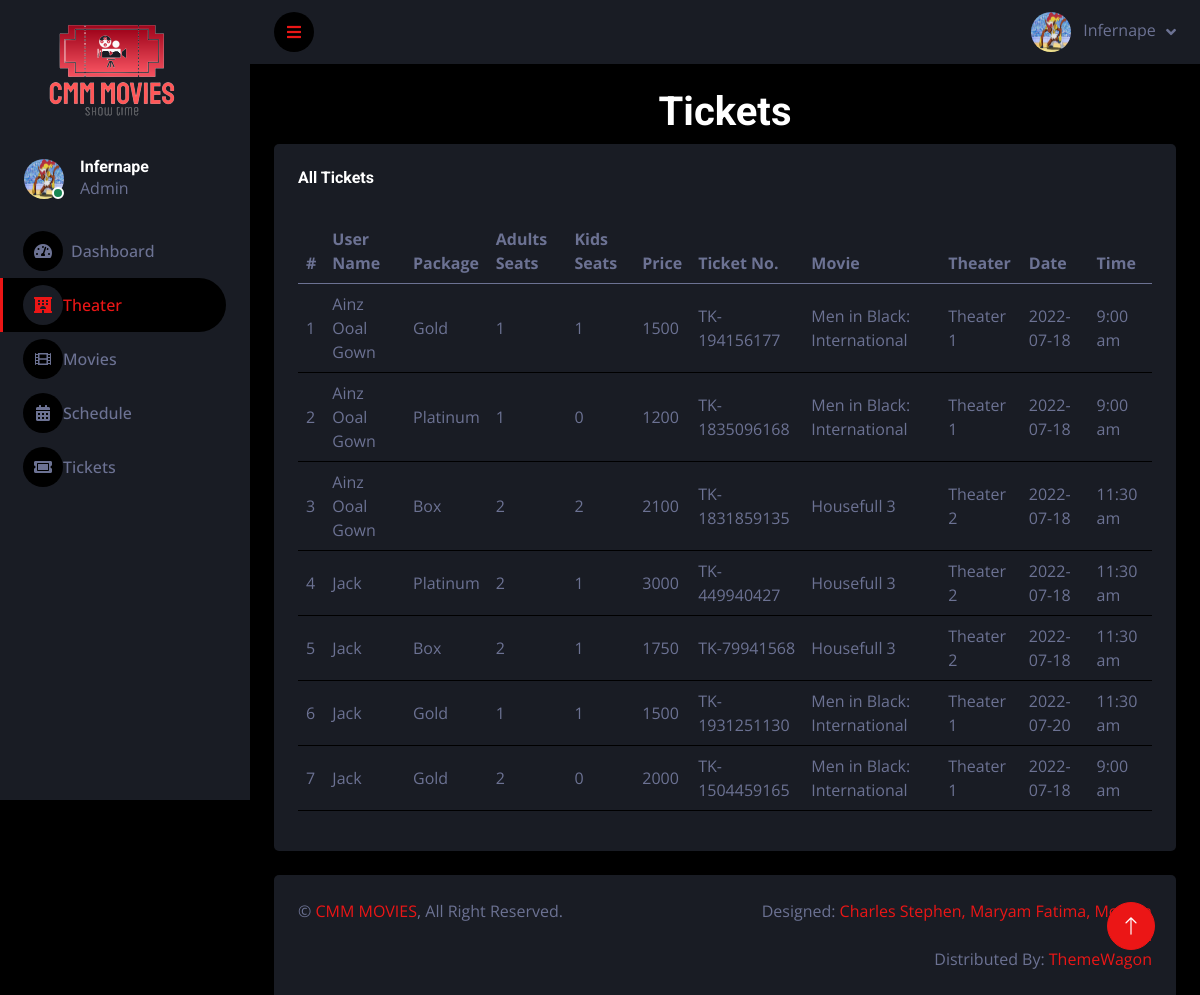
The page /admin/tickets.php (signed in) on the database its author committed.
### tables this page shows
CREATE TABLE `tickets` (
  `id` int(11) NOT NULL,
  `user_id` int(11) NOT NULL,
  `your_package` int(11) NOT NULL,
  `adult_seatNo` int(11) NOT NULL,
  `kids_seatNo` int(11) NOT NULL,
  `ticket_No` varchar(225) NOT NULL,
  `movie_sch2_Id` int(11) NOT NULL,
  `quantity` int(11) NOT NULL,
  `amount` int(11) NOT NULL
);

CREATE TABLE `users` (
  `id` int(11) NOT NULL,
  `profile` varchar(255) NOT NULL,
  `Name` varchar(255) NOT NULL,
  `Email` varchar(255) NOT NULL,
  `Pass` varchar(255) NOT NULL,
  `Phone` varchar(15) NOT NULL,
  `Credit_Card` varchar(25) NOT NULL,
  `user_type` int(11) NOT NULL
);

CREATE TABLE `seat_catgory` (
  `id` int(11) NOT NULL,
  `package` varchar(255) NOT NULL
);

CREATE TABLE `allmovies` (
  `id` int(11) NOT NULL,
  `movie_cover` varchar(255) NOT NULL,
  `movie_name` varchar(225) NOT NULL,
  `trailer` longtext NOT NULL,
  `movie_description` longtext NOT NULL,
  `genre` longtext NOT NULL,
  `country` varchar(255) NOT NULL,
  `cast` longtext NOT NULL
);

CREATE TABLE `theater` (
  `id` int(11) NOT NULL,
  `name` varchar(255) NOT NULL,
  `screen` varchar(255) NOT NULL,
  `seats` int(11) NOT NULL
);

CREATE TABLE `movie_sch2` (
  `id` int(11) NOT NULL,
  `movie_date` date NOT NULL,
  `movie_time_id` int(11) NOT NULL,
  `theater_id` int(11) NOT NULL,
  `movie_id` int(11) NOT NULL,
  `total_seats` int(11) NOT NULL,
  `available_seats` int(11) NOT NULL,
  `box_seats` int(11) NOT NULL,
  `gold_seats` int(11) NOT NULL,
  `platinum_seats` int(11) NOT NULL
);

CREATE TABLE `movie_time` (
  `id` int(11) NOT NULL,
  `time` varchar(255) NOT NULL
);

### admin/tickets.php (the view, shortened to what this page needs)
        <?php
    $db = mysqli_connect("localhost", "root", "", "my_movie");
        ?>
<!DOCTYPE html>
<html lang="en">
<head>
    <link href="https://cdnjs.cloudflare.com/ajax/libs/font-awesome/5.10.0/css/all.min.css" rel="stylesheet">
    <link href="https://cdn.jsdelivr.net/npm/bootstrap-icons@1.4.1/font/bootstrap-icons.css" rel="stylesheet">
    <link href="lib/owlcarousel/assets/owl.carousel.min.css" rel="stylesheet">
    <link href="lib/tempusdominus/css/tempusdominus-bootstrap-4.min.css" rel="stylesheet" />
    <link href="css/bootstrap.min.css" rel="stylesheet">
    <link href="css/style.css" rel="stylesheet">
</head>
<body>
    <div class="container-fluid position-relative d-flex p-0">
        <div class="sidebar pe-4 pb-3">
            <nav class="navbar bg-secondary navbar-dark">
                <a href="index.php" class="ms-auto me-auto navbar-brand mx-4 mb-3">
                    <h3 class="text-primary"><img src="./img/signage-removebg-preview.png" alt=""></h3>
                </a>
                <div class="d-flex align-items-center ms-4 mb-4">
                    <div class="position-relative">
                        <img class="rounded-circle" src="profile/<?php echo $_SESSION["profile"]; ?>" alt="" style="width: 40px; height: 40px;">
                        <div class="bg-success rounded-circle border border-2 border-white position-absolute end-0 bottom-0 p-1"></div>
                    </div>
                    <div class="ms-3">
                        <h6 class="mb-0"><?php echo $_SESSION["name"]; ?></h6>
                        <span>Admin</span>
                    </div>
                </div>
                <div class="navbar-nav w-100">
                    <a href="index.php" class="nav-item nav-link"><i class="fa fa-tachometer-alt me-2"></i>Dashboard</a>
                    <a href="theater.php" class="nav-item nav-link active"><i class="fas fa-hotel"></i>Theater</a>
                    <a href="movie.php" class="nav-item nav-link"><i class="fas fa-film"></i>Movies</a>
                    <a href="schedule.php" class="nav-item nav-link"><i class="fas fa-calendar-alt"></i>Schedule</a>
                    <a href="tickets.php" class="nav-item nav-link"><i class="fas fa-ticket-alt"></i>Tickets</a>
                </div>
            </nav>
        </div>
        <div class="content">
            <nav class="navbar navbar-expand bg-secondary navbar-dark sticky-top px-4 py-0">
                <a href="#" class="sidebar-toggler flex-shrink-0">
                    <i class="fa fa-bars"></i>
                </a>
                <div class="navbar-nav align-items-center ms-auto">
                    <div class="nav-item dropdown">
                        <a href="#" class="nav-link dropdown-toggle" data-bs-toggle="dropdown">
                            <img class="rounded-circle me-lg-2" src="profile/<?php echo $_SESSION["profile"]; ?>" alt="" style="width: 40px; height: 40px;">
                            <span class="d-none d-lg-inline-flex"><?php echo $_SESSION["name"]; ?></span>
                        </a>
                    </div>
                </div>
            </nav>
            <div class="container-fluid pt-4 px-4">
                <h1 class="text-center">Tickets</h1>
                <div class="row g-4">
                    <div class="col-12">
                        <div class="bg-secondary rounded h-100 p-4">
                            <div class="d-flex justify-content-between mb-4">
                                <h6>All Tickets</h6>
                            </div>
                            <div class="table-responsive">
                                <table class="table">
                                    <thead>
                                        <tr>
                                            <th class="col">#</th>
                                            <th scope="col">User Name</th>
                                            <th class="col">Package</th>
                                            <th class="col">Adults Seats</th>
                                            <th class="col">Kids Seats</th>
                                            <th class="col">Price</th>
                                            <th class="col">Ticket No.</th>
                                            <th class="col">Movie</th>
                                            <th class="col">Theater</th>
                                            <th class="col">Date</th>
                                            <th class="col">Time</th>
                                        </tr>
                                    </thead>
                                    <tbody>
                                        <?php
                                            $ticket_sel = "SELECT * FROM `tickets`";
                                            $result = mysqli_query($db, $ticket_sel);
                                            if(mysqli_num_rows($result)) {
                                                $i = 0;
                                                while($row = mysqli_fetch_array($result)) {
                                                    $i++;
                                        ?>
                                        <tr>
                                            <td class="align-middle" scope="row"><?php echo $i; ?></td>
                                            <?php
                                                $psel = "SELECT * FROM `users` WHERE `id` = $row[1]";
                                                $myresult = mysqli_query($db, $psel);
                                                while($pel_r = mysqli_fetch_array($myresult)) {
                                                    ?>
                                                    <td class="align-middle"><?php echo $pel_r[2]; ?></td>
                                                    <?php
                                                }
                                                $pgsel = "SELECT * FROM `seat_catgory` WHERE `id` = $row[2]";
                                                $pg_r = mysqli_query($db, $pgsel);
                                                while($pg_w = mysqli_fetch_array($pg_r)) {
                                                    ?>
                                                    <td class="align-middle"><?php echo $pg_w[1]; ?></td>
                                                    <?php
                                                }
                                            ?>
                                            <td class="align-middle"><?php echo $row[3]; ?></td>
                                            <td class="align-middle"><?php echo $row[4]; ?></td>
                                            <td class="align-middle"><?php echo $row[8]; ?></td>
                                            <td class="align-middle"><?php echo $row[5]; ?></td>
                                            <?php
                                                $sch = "SELECT * FROM `movie_sch2` WHERE `id` = $row[6]";
                                                $sch_r = mysqli_query($db, $sch);
                                                $sch_w = mysqli_fetch_array($sch_r);
                                                $movsel = "SELECT * FROM `allmovies` WHERE `id` = $sch_w[4]";
                                                $mov_r = mysqli_query($db, $movsel);
                                                while($mov_w = mysqli_fetch_array($mov_r)) {
                                                    ?>
                                                    <td class="align-middle"><?php echo $mov_w[2]; ?></td>
                                                    <?php
                                                }
                                                $thesel = "SELECT * FROM `theater` WHERE `id` = $sch_w[3]";
                                                $the_r = mysqli_query($db, $thesel);
                                                while($the_w = mysqli_fetch_array($the_r)) {
                                                    ?>
                                                    <td class="align-middle"><?php echo $the_w[1]; ?></td>
                                                    <?php
                                                }
                                            ?>
                                            <td class="align-middle"><?php echo $sch_w[1]; ?></td>
                                            <?php
                                                $tmsel = "SELECT * FROM `movie_time` WHERE `id` = $sch_w[2]";
                                                $tm_r = mysqli_query($db, $tmsel);
                                                while($tm_w = mysqli_fetch_array($tm_r)) {
                                                    ?>
                                                    <td class="align-middle"><?php echo $tm_w[1]; ?></td>
                                                    <?php
                                                }
                                            ?>
                                        </tr>
                                        <?php
                                                }
                                            }
                                        ?>
                                    </tbody>
                                </table>
                            </div>
                        </div>
                    </div>
                </div>
            </div>
            <div class="container-fluid pt-4 px-4">
                <div class="bg-secondary rounded-top p-4">
                    <div class="row">
                        <div class="col-12 col-sm-6 text-center text-sm-start">
                            &copy; <a href="#">CMM MOVIES</a>, All Right Reserved.
                        </div>
                        <div class="col-12 col-sm-6 text-center text-sm-end">
                            Designed: <a href="#">Charles Stephen, Maryam Fatima, Momna Khan</a>
                            <br>Distributed By: <a href="https://themewagon.com" target="_blank">ThemeWagon</a>
                        </div>
                    </div>
                </div>
            </div>
        </div>
        <a href="#" class="btn btn-lg btn-primary btn-lg-square back-to-top"><i class="bi bi-arrow-up"></i></a>
    </div>
</body>
</html>

### admin/css/style.css (style rules this page uses)
:root { --primary: #EB1616; --secondary: #191C24; --light: #6C7293; --dark: #000000; }
.back-to-top { position: fixed; display: none; right: 45px; bottom: 45px; z-index: 99; }
.btn { transition: .5s; }
.btn-lg-square { width: 48px; height: 48px; }
.btn-square, .btn-sm-square, .btn-lg-square { padding: 0; display: inline-flex; align-items: center; justify-content: center; font-weight: normal; border-radius: 50px; }
.sidebar { position: fixed; top: 0; left: 0; bottom: 0; width: 250px; height: 100vh; overflow-y: auto; background: var(--secondary); transition: 0.5s; z-index: 999; }
.content { margin-left: 250px; min-height: 100vh; background: var(--dark); transition: 0.5s; }
@media (min-width: 992px) { .sidebar { margin-left: 0; } }
@media (min-width: 992px) { .content { width: calc(100% - 250px); } }
.sidebar .navbar .navbar-nav .nav-link { padding: 7px 20px; color: var(--light); font-weight: 500; border-left: 3px solid var(--secondary); border-radius: 0 30px 30px 0; outline: none; }
.sidebar .navbar .navbar-nav .nav-link:hover, .sidebar .navbar .navbar-nav .nav-link.active { color: var(--primary); background: var(--dark); border-color: var(--primary); }
.sidebar .navbar .navbar-nav .nav-link i { width: 40px; height: 40px; display: inline-flex; align-items: center; justify-content: center; background: var(--dark); border-radius: 40px; }
.sidebar .navbar .navbar-nav .nav-link:hover i, .sidebar .navbar .navbar-nav .nav-link.active i { background: var(--secondary); }
.content .navbar .navbar-nav .nav-link { margin-left: 25px; padding: 12px 0; color: var(--light); outline: none; }
.content .navbar .sidebar-toggler, .content .navbar .navbar-nav .nav-link i { width: 40px; height: 40px; display: inline-flex; align-items: center; justify-content: center; background: var(--dark); border-radius: 40px; }
.content .navbar .dropdown-toggle::after { margin-left: 6px; vertical-align: middle; border: none; content: "\f107"; font-family: "Font Awesome 5 Free"; font-weight: 900; transition: .5s; }

### rows shown on the page
tickets: adult_seatNo "1", kids_seatNo "1", amount "1500", ticket_No "TK-194156177", movie_sch2_Id.movie_date "2022-07-18"
users: Name "Ainz Ooal Gown"
seat_catgory: package "Gold"
allmovies: movie_name "Men in Black: International"
theater: name "Theater 1"
movie_time: time "9:00 am"
tickets: adult_seatNo "1", kids_seatNo "0", amount "1200", ticket_No "TK-1835096168", movie_sch2_Id.movie_date "2022-07-18"
seat_catgory: package "Platinum"
tickets: adult_seatNo "2", kids_seatNo "2", amount "2100", ticket_No "TK-1831859135", movie_sch2_Id.movie_date "2022-07-18"
seat_catgory: package "Box"
allmovies: movie_name "Housefull 3"
theater: name "Theater 2"
movie_time: time "11:30 am"
tickets: adult_seatNo "2", kids_seatNo "1", amount "3000", ticket_No "TK-449940427", movie_sch2_Id.movie_date "2022-07-18"
users: Name "Jack"
tickets: adult_seatNo "2", kids_seatNo "1", amount "1750", ticket_No "TK-79941568", movie_sch2_Id.movie_date "2022-07-18"
tickets: adult_seatNo "1", kids_seatNo "1", amount "1500", ticket_No "TK-1931251130", movie_sch2_Id.movie_date "2022-07-20"
tickets: adult_seatNo "2", kids_seatNo "0", amount "2000", ticket_No "TK-1504459165", movie_sch2_Id.movie_date "2022-07-18"

### other values the page prints
$_SESSION["name"] "Infernape"
